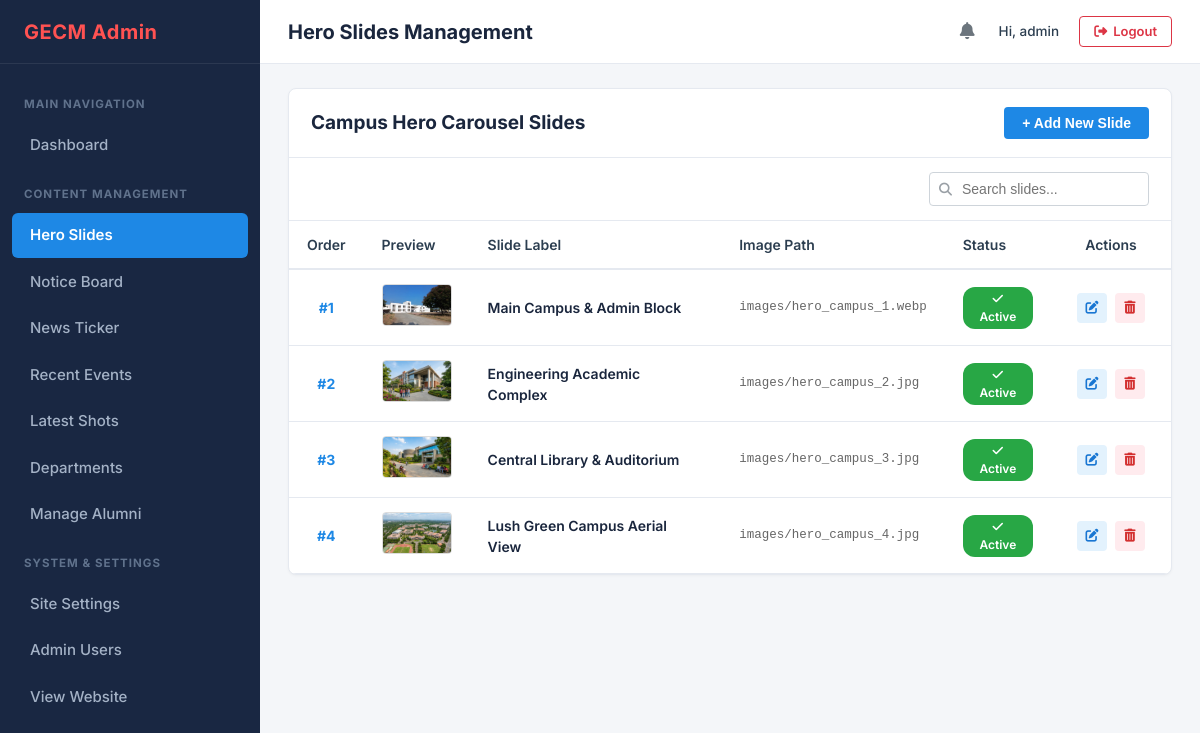
The app's page /admin/hero.php (signed in) with its own data.
### tables this page shows
CREATE TABLE IF NOT EXISTS `hero_slides` (
    `id` INT AUTO_INCREMENT PRIMARY KEY,
    `title` VARCHAR(255) NOT NULL DEFAULT 'Welcome to Government Engineering College, Modasa',
    `subtitle` VARCHAR(255) DEFAULT 'Affiliated to Gujarat Technological University (GTU) • Approved by AICTE, New Delhi',
    `image_url` VARCHAR(255) NOT NULL,
    `label` VARCHAR(150) DEFAULT NULL,
    `virtual_tour_url` VARCHAR(255) DEFAULT '#',
    `display_order` INT NOT NULL DEFAULT 0,
    `is_active` TINYINT(1) NOT NULL DEFAULT 1,
    `created_at` TIMESTAMP DEFAULT CURRENT_TIMESTAMP,
    `updated_at` TIMESTAMP DEFAULT CURRENT_TIMESTAMP ON UPDATE CURRENT_TIMESTAMP,
    INDEX `idx_hero_status_order` (`is_active`, `display_order`)
);

### admin/includes/upload_helper.php (called while the page is built, shortened)
<?php
function getAdminImageSrc($path) {
    return '../' . ltrim($path, '/');
}

### admin/hero.php (the view, shortened to what this page needs)
<?php
require_once __DIR__ . '/includes/upload_helper.php';
$pdo = getDBConnection();
$slides = [];
if ($pdo) {
    $stmt = $pdo->query("SELECT * FROM hero_slides ORDER BY display_order ASC, id ASC");
    $slides = $stmt->fetchAll();
}
require_once __DIR__ . '/includes/header.php';
?>
<div class="admin-card">
    <div class="card-top">
        <div class="card-title-group">
            <h2 class="card-title">Campus Hero Carousel Slides</h2>
        </div>
        <button type="button" class="btn-add-new" onclick="openModal('addSlideModal')">
            + Add New Slide
        </button>
    </div>
    <div class="card-actions-row">
        <div class="card-filters" style="margin-left: auto;">
            <div class="search-input-group">
                <i class="fas fa-search"></i>
                <input type="text" class="search-input" placeholder="Search slides..." data-table-search="heroTable">
            </div>
        </div>
    </div>
    <div class="table-responsive">
        <table class="admin-table" id="heroTable">
            <thead>
                <tr>
                    <th style="width: 60px;">Order</th>
                    <th style="width: 100px;">Preview</th>
                    <th>Slide Label</th>
                    <th>Image Path</th>
                    <th>Status</th>
                    <th style="width: 120px; text-align: center;">Actions</th>
                </tr>
            </thead>
            <tbody>
                <?php foreach ($slides as $row): ?>
                <tr data-status="<?= $row['is_active'] ? 'active' : 'inactive' ?>">
                    <td style="font-weight: 700; color: #1e88e5; text-align: center;">#<?= $row['display_order'] ?></td>
                    <td>
                        <img src="<?= htmlspecialchars(getAdminImageSrc($row['image_url'])) ?>" alt="Preview" style="width: 70px; height: 42px; object-fit: cover; border-radius: 4px; border: 1px solid #ddd;" onerror="this.src='https://via.placeholder.com/70x42?text=Slide';">
                    </td>
                    <td style="font-weight: 600; color: #1a263d;">
                        <?= htmlspecialchars($row['label']) ?>
                    </td>
                    <td style="font-family: monospace; font-size: 12.5px; color: #666;">
                        <?= htmlspecialchars($row['image_url']) ?>
                    </td>
                    <td>
                        <a href="hero.php?toggle=<?= $row['id'] ?>" title="Click to toggle status">
                            <?php if ($row['is_active']): ?>
                                <span class="badge badge-success"><i class="fas fa-check"></i> Active</span>
                            <?php else: ?>
                                <span class="badge badge-secondary"><i class="fas fa-eye-slash"></i> Inactive</span>
                            <?php endif; ?>
                        </a>
                    </td>
                    <td style="text-align: center;">
                        <div class="table-actions" style="justify-content: center;">
                            <a href="hero.php?edit=<?= $row['id'] ?>" class="btn-table-action btn-edit" title="Edit">
                                <i class="fas fa-edit"></i>
                            </a>
                            <a href="hero.php?delete=<?= $row['id'] ?>" class="btn-table-action btn-delete" title="Delete" onclick="return confirm('Are you sure you want to delete this slide?');">
                                <i class="fas fa-trash-alt"></i>
                            </a>
                        </div>
                    </td>
                </tr>
                <?php endforeach; ?>
            </tbody>
        </table>
    </div>
</div>
<?php require_once __DIR__ . '/includes/footer.php'; ?>

### admin/css/admin.css (style rules this page uses)
:root { --admin-sidebar-bg: #192742; --admin-sidebar-hover: rgba(255, 255, 255, 0.08); --admin-sidebar-active: #1e88e5; --admin-sidebar-text: #a4b2c6; --admin-sidebar-text-active: #ffffff; --admin-brand-color: #ff5252; --admin-topbar-bg: #ffffff; --admin-body-bg: #f4f6f9; --admin-card-bg: #ffffff; --admin-border-color: #e5e9f0; --admin-text-main: #2c3e50; --admin-text-muted: #6c757d; --admin-primary: #1e88e5; --admin-success: #28a745; --admin-danger: #dc3545; --admin-warning: #ffc107; --admin-info: #00bcd4; --admin-dark-btn: #495057; --font-family: 'Inter', -apple-system, BlinkMacSystemFont, "Segoe UI", Roboto, "Helvetica Neue", Arial, sans-serif; }
*, *::before, *::after { box-sizing: border-box; margin: 0; padding: 0; }
body { font-family: var(--font-family); background-color: var(--admin-body-bg); color: var(--admin-text-main); line-height: 1.5; font-size: 14px; -webkit-font-smoothing: antialiased; }
a { color: var(--admin-primary); text-decoration: none; transition: color 0.2s ease; }
.admin-card { background-color: var(--admin-card-bg); border: 1px solid var(--admin-border-color); border-radius: 8px; box-shadow: 0 1px 3px rgba(0, 0, 0, 0.04); margin-bottom: 24px; overflow: hidden; }
.card-top { padding: 18px 22px; display: flex; align-items: center; justify-content: space-between; border-bottom: 1px solid var(--admin-border-color); flex-wrap: wrap; gap: 16px; }
.card-title-group { display: flex; align-items: center; gap: 10px; }
.card-title { font-size: 19px; font-weight: 700; color: #1a263d; }
.card-actions-row { padding: 14px 22px; display: flex; align-items: center; justify-content: space-between; flex-wrap: wrap; gap: 14px; background-color: #ffffff; border-bottom: 1px solid var(--admin-border-color); }
.card-filters { display: flex; align-items: center; gap: 12px; flex-wrap: wrap; }
.search-input-group { position: relative; display: flex; align-items: center; }
.search-input-group i { position: absolute; left: 10px; color: #9aa0a6; font-size: 13px; }
.search-input { padding: 8px 12px 8px 32px; border: 1px solid #ced4da; border-radius: 4px; font-size: 14px; outline: none; width: 220px; transition: border-color 0.2s ease, width 0.2s ease; }
.btn-add-new { background-color: var(--admin-primary); color: #ffffff; padding: 8px 18px; border-radius: 4px; font-size: 14px; font-weight: 600; display: inline-flex; align-items: center; gap: 6px; border: none; cursor: pointer; transition: background-color 0.2s ease; }
.table-responsive { width: 100%; overflow-x: auto; }
.admin-table { width: 100%; border-collapse: collapse; text-align: left; font-size: 14px; }
.admin-table th { background-color: #ffffff; color: #2c3e50; font-weight: 600; padding: 13px 18px; border-bottom: 2px solid var(--admin-border-color); white-space: nowrap; font-size: 14px; }
.admin-table td { padding: 14px 18px; border-bottom: 1px solid var(--admin-border-color); color: #495057; vertical-align: middle; font-size: 14px; }
.admin-table tbody tr { transition: background-color 0.15s ease; }
.badge { display: inline-block; padding: 3px 10px; border-radius: 12px; font-size: 12px; font-weight: 600; text-align: center; }
.badge-success { background-color: #28a745; color: #fff; }
.table-actions { display: flex; align-items: center; gap: 8px; }
.btn-table-action { width: 30px; height: 30px; border-radius: 4px; border: none; display: inline-flex; align-items: center; justify-content: center; cursor: pointer; font-size: 13px; transition: opacity 0.2s ease; }
.btn-edit { background-color: #e3f2fd; color: #1976d2; }
.btn-delete { background-color: #ffebee; color: #d32f2f; }

### records on screen
hero_slides: display_order "1", image_url (picture), label "Main Campus & Admin Block", image_url "images/hero_campus_1.webp", is_active 1 (drawn)
hero_slides: display_order "2", image_url (picture), label "Engineering Academic Complex", image_url "images/hero_campus_2.jpg", is_active 1 (drawn)
hero_slides: display_order "3", image_url (picture), label "Central Library & Auditorium", image_url "images/hero_campus_3.jpg", is_active 1 (drawn)
hero_slides: display_order "4", image_url (picture), label "Lush Green Campus Aerial View", image_url "images/hero_campus_4.jpg", is_active 1 (drawn)

### other values on screen
$page_title "Hero Slides Management"
$admin['username'] "admin"
